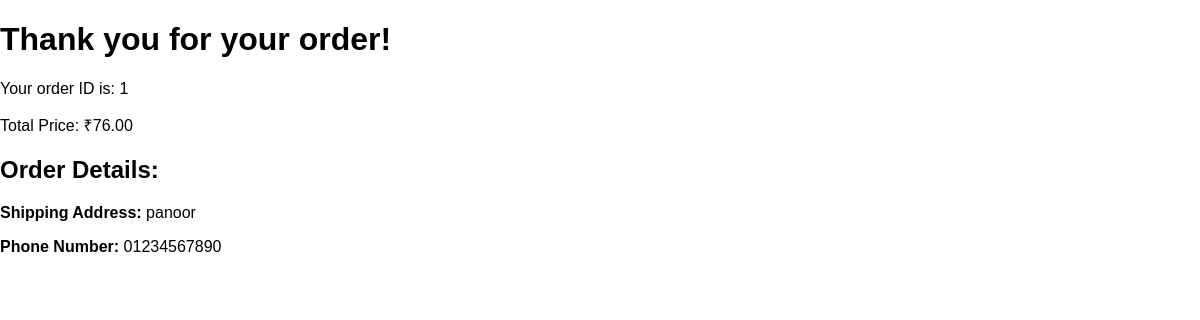
Screenshot of /order/confirmation/1/ with the database file from the repository.
### groapp/models.py (models this page shows, shortened)
class Order(models.Model):
    user = models.ForeignKey(User, on_delete=models.CASCADE)
    full_name = models.CharField(max_length=255)
    address = models.TextField()
    phone_number = models.CharField(max_length=15)
    total_price = models.DecimalField(max_digits=10, decimal_places=2)
    created_at = models.DateTimeField(auto_now_add=True)
    status = models.CharField(max_length=100, default='Pending')  # For tracking order status (e.g., Pending, Shipped)

### groapp/views.py (the view)
# urls.py: path('order/confirmation/<int:order_id>/', views.order_confirmation, name='order_confirmation'),
def order_confirmation(request, order_id):
    order = get_object_or_404(Order, id=order_id)
    return render(request, 'order_confirmation.html', {
        'order': order
    })

### groapp/templates/order_confirmation.html (shortened to what this page needs)
{% load static %}
<!DOCTYPE html>
<html lang="en">
<head>
    <link rel="stylesheet" href="{% static 'css/style.css' %}">
</head>
<body>
    <div class="confirmation-container">
        <h1>Thank you for your order!</h1>
        <p>Your order ID is: {{ order.id }}</p>
        <p>Total Price: ₹{{ order.total_price }}</p>
        <h2>Order Details:</h2>
        <p><strong>Shipping Address:</strong> {{ order.address }}</p>
        <p><strong>Phone Number:</strong> {{ order.phone_number }}</p>
    </div>
</body>
</html>

### groapp/static/css/style.css (style rules this page uses)
body { font-family: Arial, sans-serif; margin: 0; padding: 0; box-sizing: border-box; }

### rows the page displays
Order: id "1", total_price "76.00", address "panoor", phone_number "01234567890"
